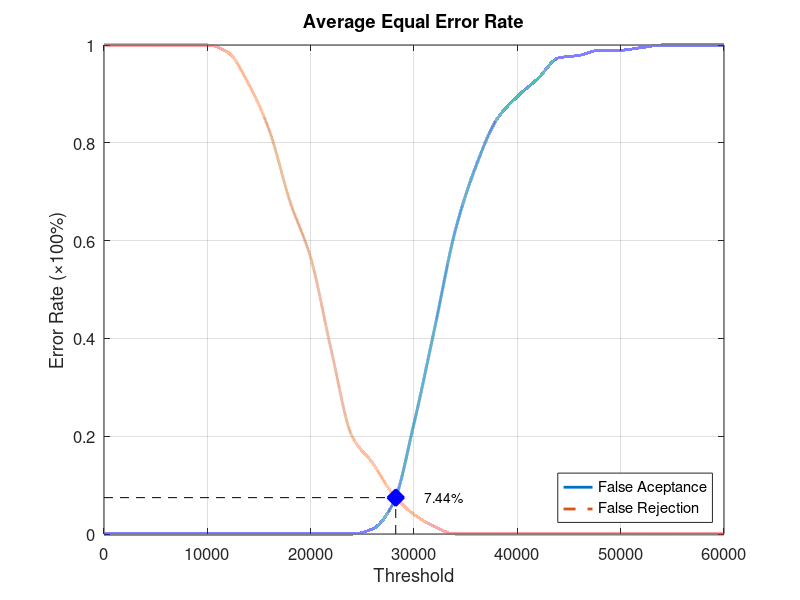
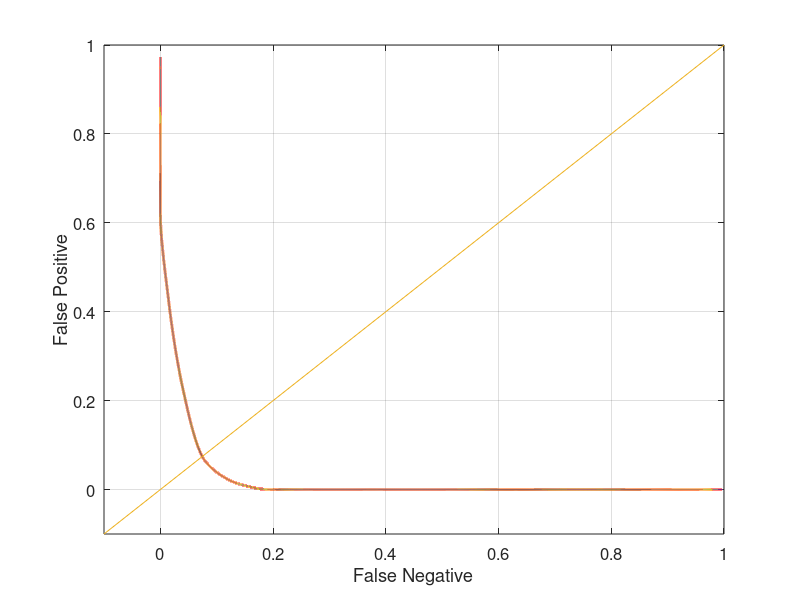

Write the MATLAB code that produced these figures, in order.
function yEER = Database5_3
close all;
clear;
clc;
x = 0:2000:60000;
xq = 0:0.5:60000;

y0 = [0 0 0 0 0 0 0 0 0 0 0 0 0 0.0105263 0.0631579 0.226316 0.421053 0.621053 0.752632 0.847368 0.894737 0.931579 0.973684 0.978947 0.989474 0.989474 0.994737 1 1 1 1];
yy0 = interp1(x, y0, xq, 'pchip');
y1 = [1 1 1 1 1 1 0.985 0.92 0.825 0.68 0.565 0.375 0.2 0.145 0.08 0.04 0.015 0 0 0 0 0 0 0 0 0 0 0 0 0 0];
yy1 = interp1(x, y1, xq, 'pchip');

% Calculating EER: 
y2 = abs(y0 - y1);
find(y2 == min(y2))
yy2 = abs(yy0 - yy1);
xEER = find(yy2 == min(yy2));
xEERIndex = xq(xEER) % X-axis EER
yEER = yy0(xEER) % Y-axis EER

main = figure
plot(xq, yy0,'-','LineWidth', 2);	hold on
plot(xq, yy1,'--','LineWidth', 2);	hold on
plot([xEERIndex xEERIndex], [0 yEER], 'k--');	hold on
plot([0 xEERIndex], [yEER yEER], 'k--');	hold on
plot(xEERIndex, yEER, 'bx', 'LineWidth', 10);	hold on
text(xEERIndex + 10 * xEERIndex / 100, yEER, [num2str(round((10000 * yEER)) / 100) '%'])
legend('False Aceptance', 'False Rejection', 'Location', 'SouthEast')
xlabel('Threshold')
ylabel('Error Rate (\times100%)')
title('Average Equal Error Rate')
set(gca, 'FontSize', 12)
axis([0 60000 0 1])
grid on

print(main, 'Database5_3Main', '-dpng');
FNRxFPR = figure('Color', [1 1 1]);
plot(yy1, yy0, '-', yy1, yy0, 'LineWidth', 2);
hold on
y = -0.1:0.1:1
plot(y, y); 
set(gca, 'FontSize', 12)
xlabel('False Negative')
ylabel('False Positive')
axis([-0.1 1 -0.1 1])
set(gca, 'FontSize', 12)
grid on

print(FNRxFPR, 'Database5_3FNRxFPR','-dpng');
end
